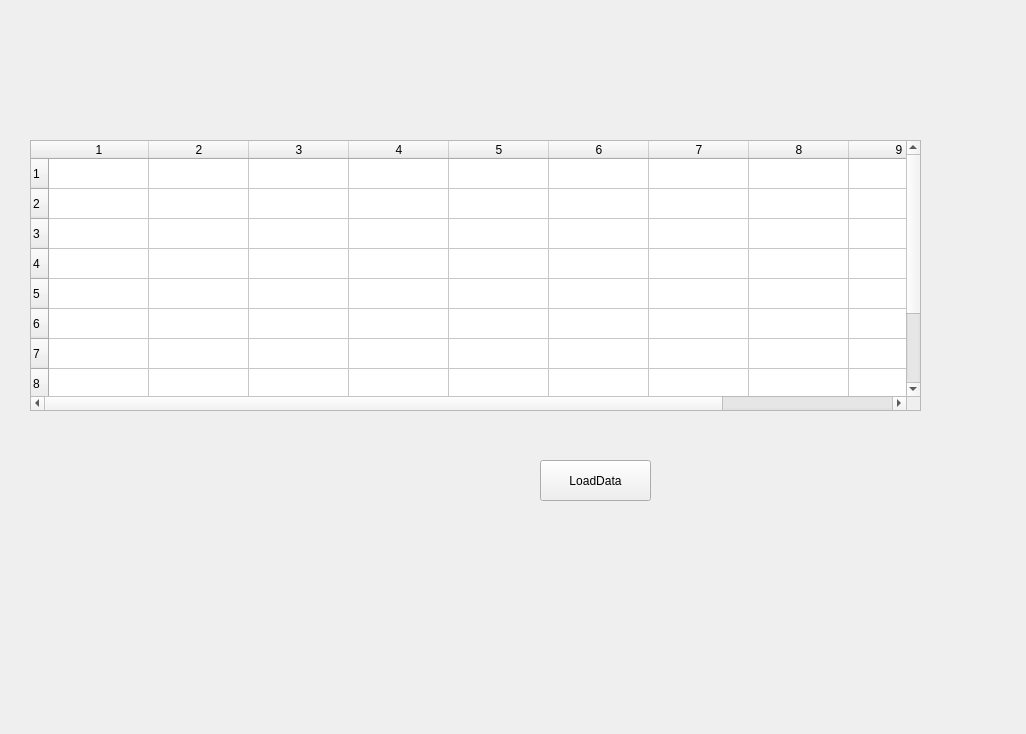
<?xml version="1.0" encoding="UTF-8"?>
<ui version="4.0">
 <class>Form</class>
 <widget class="QWidget" name="Form">
  <property name="geometry">
   <rect>
    <x>0</x>
    <y>0</y>
    <width>1026</width>
    <height>734</height>
   </rect>
  </property>
  <property name="windowTitle">
   <string>Form</string>
  </property>
  <widget class="QTableWidget" name="tableWidget">
   <property name="geometry">
    <rect>
     <x>30</x>
     <y>140</y>
     <width>891</width>
     <height>271</height>
    </rect>
   </property>
   <property name="rowCount">
    <number>10</number>
   </property>
   <property name="columnCount">
    <number>10</number>
   </property>
   <row/>
   <row/>
   <row/>
   <row/>
   <row/>
   <row/>
   <row/>
   <row/>
   <row/>
   <row/>
   <column/>
   <column/>
   <column/>
   <column/>
   <column/>
   <column/>
   <column/>
   <column/>
   <column/>
   <column/>
  </widget>
  <widget class="QPushButton" name="btn_load">
   <property name="geometry">
    <rect>
     <x>540</x>
     <y>460</y>
     <width>111</width>
     <height>41</height>
    </rect>
   </property>
   <property name="text">
    <string>LoadData</string>
   </property>
  </widget>
 </widget>
 <resources/>
 <connections/>
</ui>
